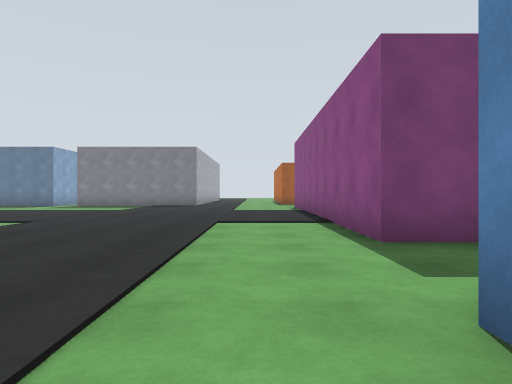
[1] (above)

23 first-person views from a walk through a Gazebo world. The camera is 1.2 m above the floor, looks level and sees 75° across. The floor is counted in squares, 2 m on a side. Each view is taken from the middle of a square. On the plan, view 1 faces up. The plan holds only what a view shows up to about 9 squares ahead; the rest is blank. The place goes on beyond the plan.

[2]
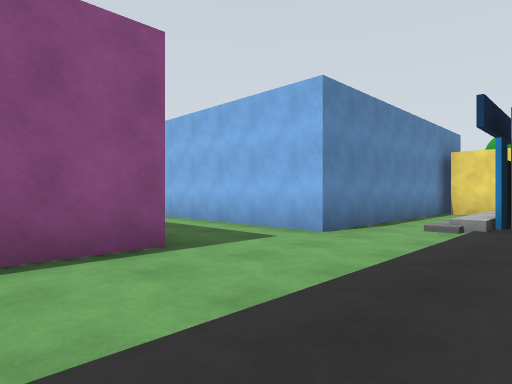

[3]
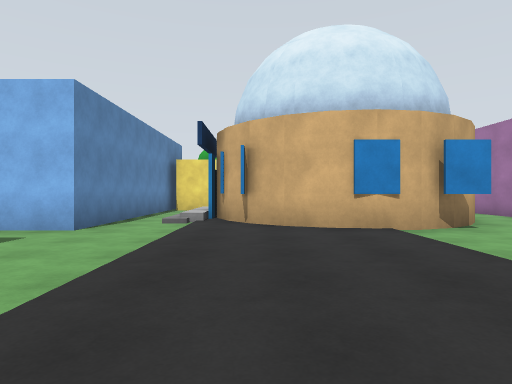

[4]
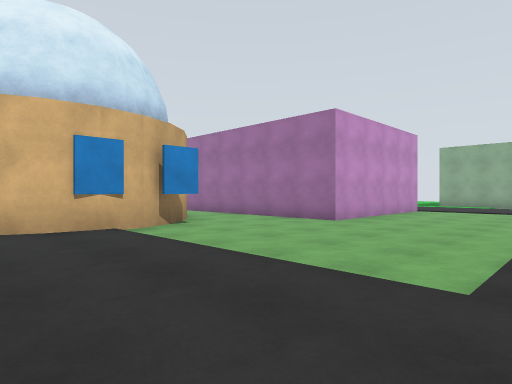

[5]
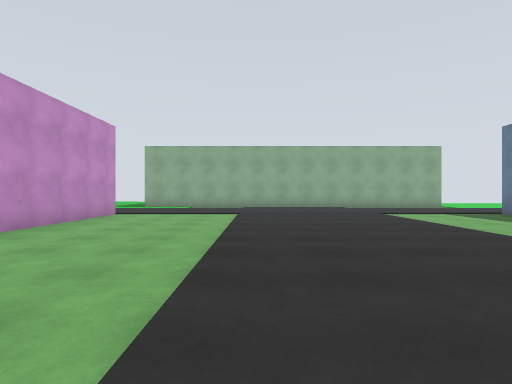

[6]
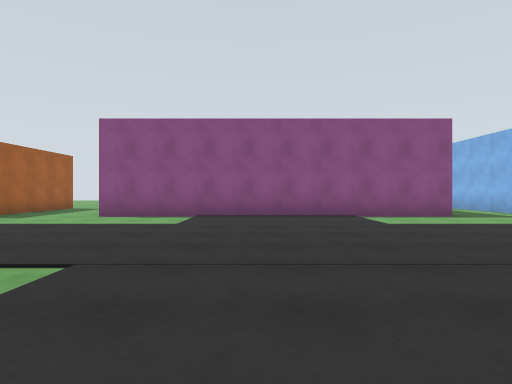

[7]
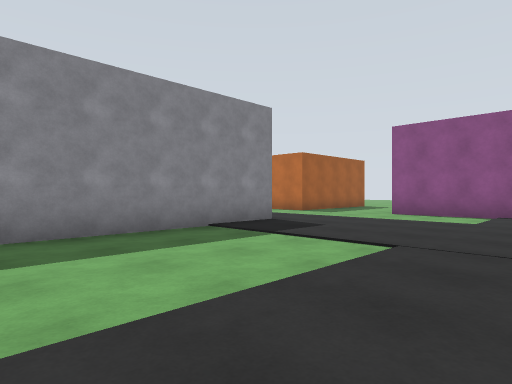

[8]
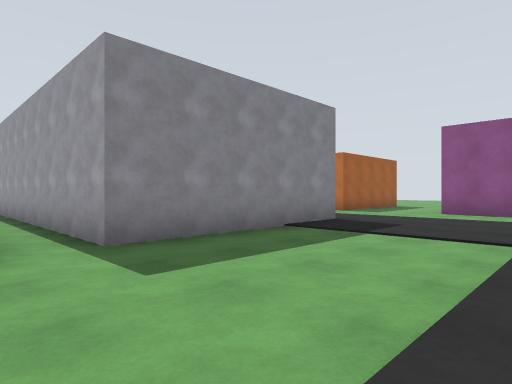

[9]
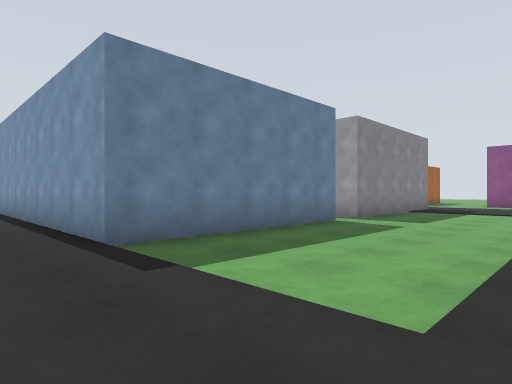

[10]
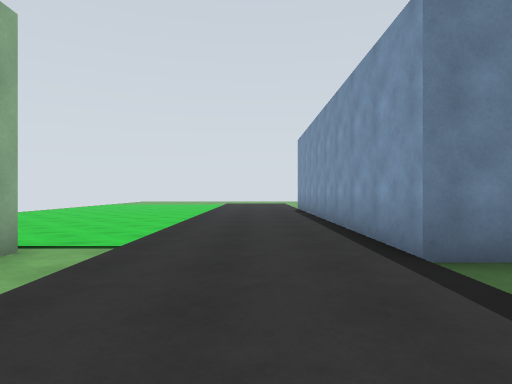

[11]
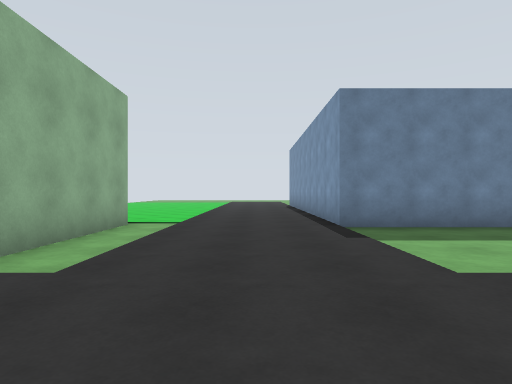

[12]
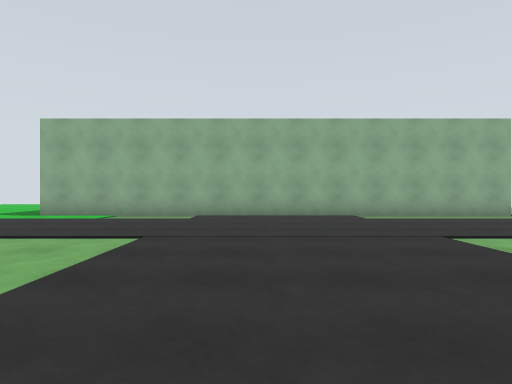

[13]
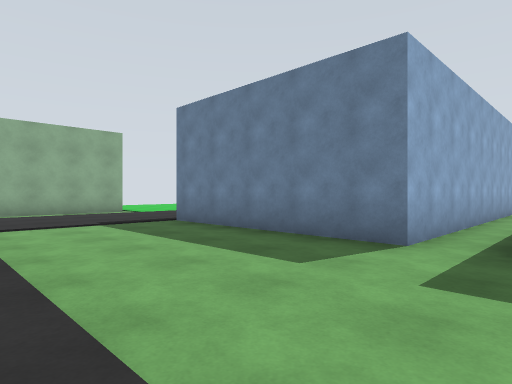

[14]
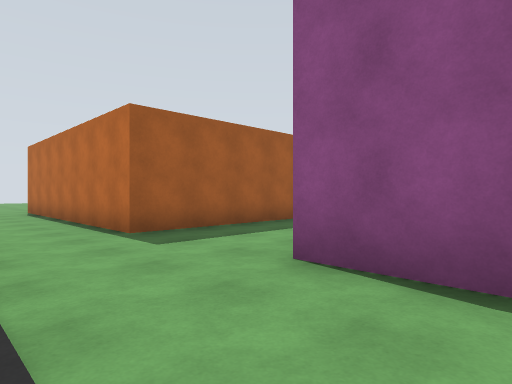

[15]
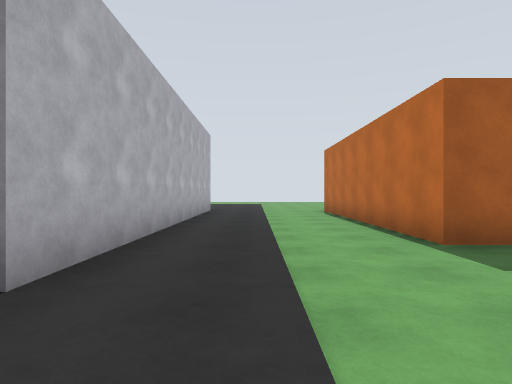

[16]
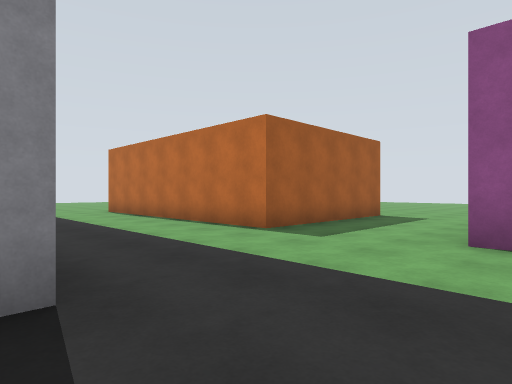

[17]
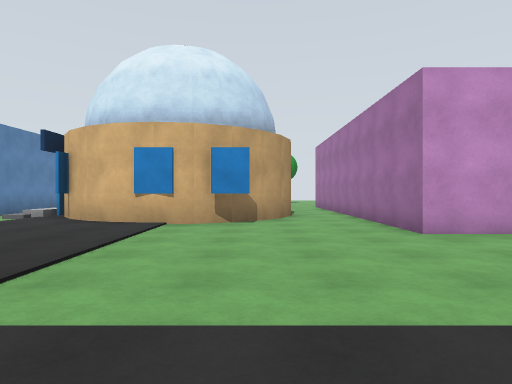

[18]
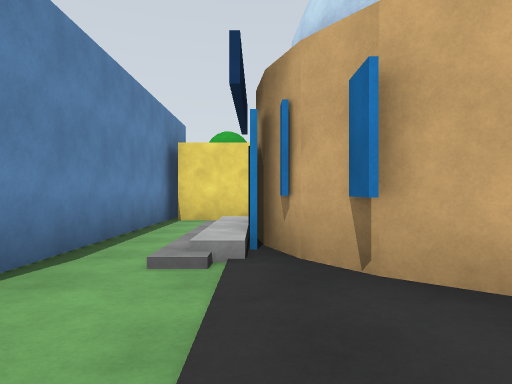

[19]
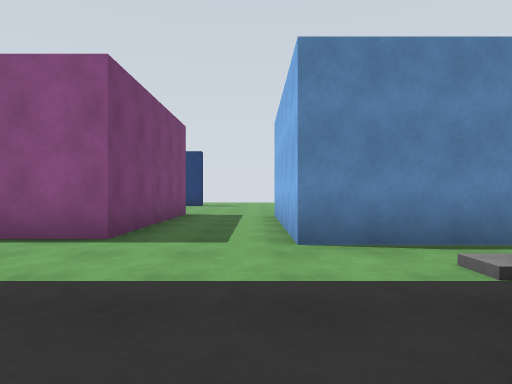

[20]
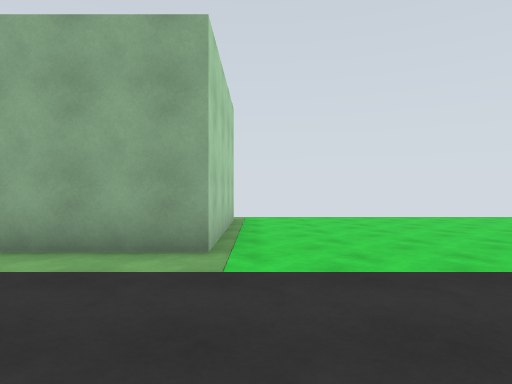

[21]
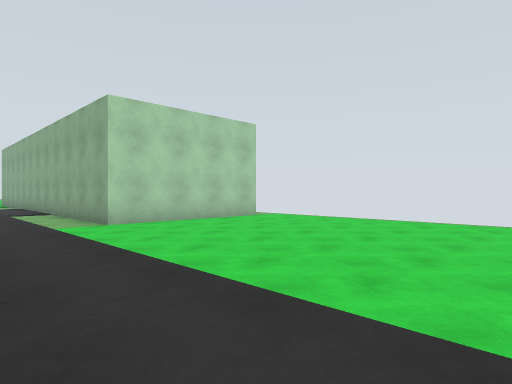

[22]
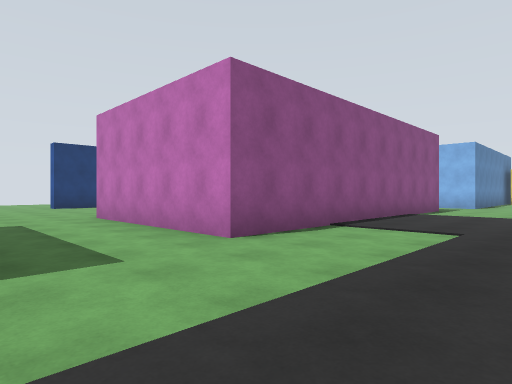

[23]
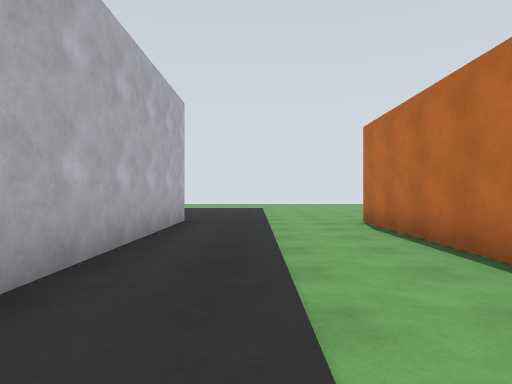

### Floor plan
Key: @ floor where view 1 was taken; . floor; B magenta box; L blue box; Y yellow box; G grey box; R green box; A orange box; O other object.
Columns run from 22 left of view 1 to 5 right of it. Each row starts with its distance up from view 1.
 21    ..... L   L G   G....A
 20 .........L   L.G   G....A
 19 .........L   L.G   G....A
 18 .........L   L.G   G....A
 17 .........L   L.G   G....A
 16 .........L   L.G   G....AAAA
 15 .........L   L.G   G........
 14  RRRR....LLLLL.GGGGG........
 13     R...................BBBB
 12     R...................B
 11     R...................B
 10     R...................B
  9     R...................B
  8     R...................B
  7     R...................B
  6     R...................B
  5     R...................B
  4     R...................BBBB
  3     R... BBBBB..............
  2     ..       B..............
  1              B...OOO...LLLLL
  0              B..OOOOOO@L
 -1              B.OOO OOO.L
 -2              B.      O.L
 -3                      O.L
 -4                       .L
 -5                      YYY

Where each view was taken, in squares from view 1:
view 1: 0 up, 0 right, facing up
view 2: 6 up, 2 left, facing down-right
view 3: 7 up, 2 left, facing down
view 4: 7 up, 2 left, facing down-left
view 5: 7 up, 4 left, facing left
view 6: 9 up, 7 left, facing right
view 7: 9 up, 8 left, facing up-right
view 8: 10 up, 9 left, facing up-right
view 9: 10 up, 15 left, facing up-right
view 10: 11 up, 15 left, facing up
view 11: 8 up, 15 left, facing up
view 12: 8 up, 9 left, facing left
view 13: 10 up, 7 left, facing up-left
view 14: 11 up, 1 left, facing up-right
view 15: 12 up, 1 left, facing up
view 16: 12 up, 3 left, facing up-right
view 17: 8 up, 6 left, facing down
view 18: 3 up, 1 left, facing down
view 19: 2 up, 3 left, facing right
view 20: 15 up, 14 left, facing left
view 21: 21 up, 15 left, facing down-left
view 22: 16 up, 2 left, facing down-right
view 23: 16 up, 1 left, facing up
